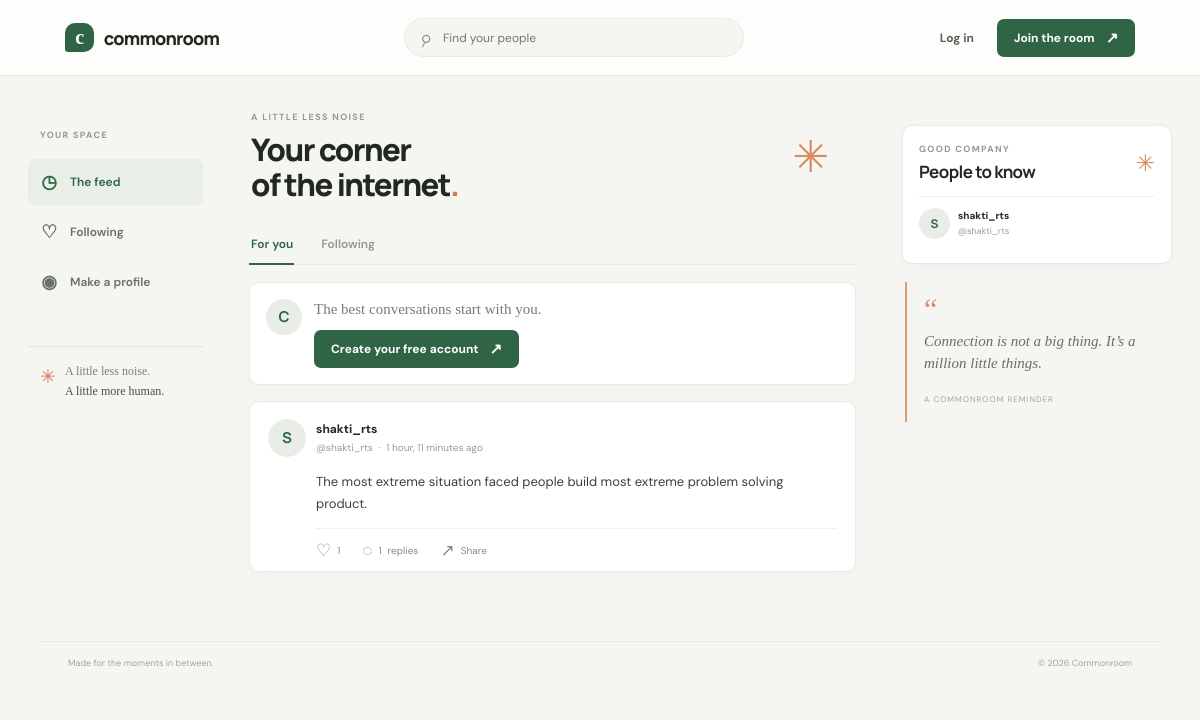
The page / on the database its author committed.
### network/models.py (models this page shows, shortened)
class Post(models.Model):
    author = models.ForeignKey(settings.AUTH_USER_MODEL, on_delete=models.CASCADE, related_name="posts")
    body = models.TextField(max_length=1000)
    image_url = models.URLField(blank=True)
    created_at = models.DateTimeField(auto_now_add=True, db_index=True)
    class Meta:
        ordering = ["-created_at"]

### network/views.py (the view, shortened to what this page needs)
# urls.py: path("", views.feed, name="feed"),
def feed(request):
    post_form = PostForm()
    search_query = request.GET.get("q", "").strip()
    posts = _posts_for(request.user)
    if request.GET.get("feed") == "following" and request.user.is_authenticated:
        following_ids = Follow.objects.filter(follower=request.user).values_list("followed_id", flat=True)
        posts = posts.filter(author_id__in=[*following_ids, request.user.id])
    if search_query:
        posts = posts.filter(
            Q(body__icontains=search_query) | Q(author__username__icontains=search_query)
        )
    suggested_users = User.objects.exclude(id=request.user.id if request.user.is_authenticated else None)
    if search_query:
        suggested_users = suggested_users.filter(
            Q(username__icontains=search_query)
            | Q(first_name__icontains=search_query)
            | Q(last_name__icontains=search_query)
        )
    if request.user.is_authenticated:
        already_following = Follow.objects.filter(follower=request.user, followed=OuterRef("pk"))
        suggested_users = suggested_users.annotate(is_following=Exists(already_following))
    suggested_users = suggested_users.select_related("profile").annotate(
        follower_count=Count("followers", distinct=True)
    ).order_by("-follower_count", "username")[:5]
    return render(request, "network/feed.html", {
        "posts": posts,
        "post_form": post_form,
        "suggested_users": suggested_users,
        "active_feed": request.GET.get("feed", "for-you"),
        "search_query": search_query,
    })

### network/forms.py
class PostForm(forms.ModelForm):
    class Meta:
        model = Post
        fields = ("body", "image_url")
        widgets = {
            "body": forms.Textarea(attrs={"rows": 3, "placeholder": "What’s happening in your world?"}),
            "image_url": forms.URLInput(attrs={"placeholder": "Optional image URL"}),
        }

### network/views.py (called while the page is built)
def _posts_for(user=None):
    posts = Post.objects.select_related("author", "author__profile").prefetch_related(
        Prefetch("comments", queryset=Comment.objects.select_related("author", "author__profile")),
    ).annotate(like_count=Count("likes", distinct=True), comment_count=Count("comments", distinct=True))
    if user and user.is_authenticated:
        posts = posts.annotate(
            liked_by_viewer=Exists(Like.objects.filter(post=OuterRef("pk"), user=user))
        )
    return posts

### network/templates/network/feed.html (shortened to what this page needs)
{% extends "network/base.html" %}
{% block content %}
<div class="layout-grid">
  <aside class="left-rail">
    <p class="eyebrow">YOUR SPACE</p>
    <a class="rail-link {% if active_feed != 'following' %}active{% endif %}" href="{% url 'feed' %}"><span>◷</span> The feed</a>
    <a class="rail-link {% if active_feed == 'following' %}active{% endif %}" href="{% url 'feed' %}?feed=following"><span>♡</span> Following</a>
    {% if user.is_authenticated %}<a class="rail-link" href="{% url 'profile' user.username %}"><span>◉</span> Your profile</a>{% else %}<a class="rail-link" href="{% url 'signup' %}"><span>◉</span> Make a profile</a>{% endif %}
    <div class="rail-note"><span class="note-star">✳</span><p>A little less noise.<br><strong>A little more human.</strong></p></div>
  </aside>
  <section class="feed-column">
    <div class="welcome-row"><div><p class="eyebrow">A LITTLE LESS NOISE</p><h1>Your corner<br>of the internet<span class="period">.</span></h1></div><span class="sun-doodle" aria-hidden="true">✳</span></div>
    <div class="feed-tabs"><a class="{% if active_feed != 'following' %}selected{% endif %}" href="{% url 'feed' %}">For you</a><a class="{% if active_feed == 'following' %}selected{% endif %}" href="{% url 'feed' %}?feed=following">Following</a><span class="tab-line"></span></div>
    <form class="composer card" method="post" action="{% url 'feed' %}">
      {% if user.is_authenticated %}
        <div class="avatar composer-avatar">{% if user.profile.avatar_url %}<img src="{{ user.profile.avatar_url }}" alt="">{% else %}{{ user.username|slice:":1"|upper }}{% endif %}</div>
        <div class="composer-content"><label class="sr-only" for="{{ post_form.body.id_for_label }}">Write a post</label>{{ post_form.body }}<div class="composer-bottom"><span class="composer-hint">A thought, a moment, a little something.</span><button class="button button-dark" type="submit">Share a thought <span>↗</span></button></div>
        {% if post_form.body.errors %}<p class="field-error">{{ post_form.body.errors|striptags }}</p>{% endif %}
        <details class="image-option"><summary>Add an image link</summary>{{ post_form.image_url }}</details>
        </div>
      {% else %}
        <div class="avatar composer-avatar">C</div><div class="composer-content"><p class="guest-prompt">The best conversations start with you.</p><a class="button button-dark" href="{% url 'signup' %}">Create your free account <span>↗</span></a></div>
      {% endif %}
    </form>
    <div class="post-list">
      {% for post in posts %}
        <article class="post-card card">
          <div class="post-head">
            <a class="avatar" href="{% url 'profile' post.author.username %}">{% if post.author.profile.avatar_url %}<img src="{{ post.author.profile.avatar_url }}" alt="">{% else %}{{ post.author.username|slice:":1"|upper }}{% endif %}</a>
            <div class="author-meta"><a href="{% url 'profile' post.author.username %}" class="author-name">{{ post.author.get_full_name|default:post.author.username }}</a><span>@{{ post.author.username }} <i>·</i> <time datetime="{{ post.created_at|date:'c' }}">{{ post.created_at|timesince }} ago</time></span></div>
          </div>
          <div class="post-copy">{{ post.body|linebreaksbr }}</div>
          <div class="post-actions">
            <form method="post" action="{% url 'toggle_like' post.id %}"><button class="action-button " type="submit" aria-label="{% if post.liked_by_viewer %}Unlike{% else %}Like{% endif %} post"><span>{% if post.liked_by_viewer %}♥{% else %}♡{% endif %}</span> {{ post.like_count }}</button></form>
            <button class="action-button comment-toggle" type="button" aria-expanded="false"><span>◌</span> {{ post.comment_count }} <span class="action-label">replies</span></button>
            <button class="action-button share-button" type="button" data-share-url="{{ request.scheme }}://{{ request.get_host }}{% url 'profile' post.author.username %}"><span>↗</span> <span class="action-label">Share</span></button>
          </div>
        </article>
      {% endfor %}
    </div>
  </section>
  <aside class="right-rail">
    <section class="community-card card"><div class="side-title"><div><p class="eyebrow">GOOD COMPANY</p><h2>People to know</h2></div><span>✳</span></div>
      {% for person in suggested_users %}
        <div class="suggestion"><a class="avatar avatar-small" href="{% url 'profile' person.username %}">{% if person.profile.avatar_url %}<img src="{{ person.profile.avatar_url }}" alt="">{% else %}{{ person.username|slice:":1"|upper }}{% endif %}</a><div class="suggestion-meta"><a href="{% url 'profile' person.username %}">{{ person.get_full_name|default:person.username }}</a><span>@{{ person.username }}</span></div>
        </div>
      {% empty %}<p class="side-empty">New faces will show up here soon.</p>{% endfor %}
    </section>
    <div class="quote-card"><span>“</span><p>Connection is not a big thing. It’s a million little things.</p><small>A COMMONROOM REMINDER</small></div>
  </aside>
</div>
{% endblock %}

### network/templates/network/base.html (shortened to what this page needs)
{% load static %}
<!doctype html>
<html lang="en">
<head>
  <link rel="stylesheet" href="{% static 'network/styles.css' %}">
</head>
<body>
  <header class="topbar">
    <a class="brand" href="{% url 'feed' %}" aria-label="Commonroom home"><span class="brand-mark">c</span><span>commonroom</span></a>
    <form class="search-box" action="{% url 'feed' %}" method="get">
      <span aria-hidden="true">⌕</span><input name="q" value="{{ search_query }}" placeholder="Find your people" aria-label="Search the community">
    </form>
    <nav class="top-actions" aria-label="Account">
      {% if user.is_authenticated %}
        <a class="button button-quiet desktop-link" href="{% url 'profile' user.username %}">My profile</a>
        <form action="{% url 'logout' %}" method="post">{% csrf_token %}<button class="button button-quiet" type="submit">Log out</button></form>
        <a class="avatar avatar-small" href="{% url 'profile' user.username %}">{{ user.username|slice:":1"|upper }}</a>
      {% else %}
        <a class="button button-quiet" href="{% url 'login' %}">Log in</a><a class="button button-dark" href="{% url 'signup' %}">Join the room <span>↗</span></a>
      {% endif %}
    </nav>
  </header>
  <main class="page-shell">{% block content %}{% endblock %}</main>
  <footer class="site-footer"><span>Made for the moments in between.</span><span>© {% now "Y" %} Commonroom</span></footer>
</body>
</html>

### rows shown on the page
Post: author.username "S", author.get_full_name "shakti_rts", author.username "shakti_rts", created_at "1 hour, 11 minutes", body "The most extreme situation faced people build most extreme problem solving product.", like_count "1", comment_count "1"

### other values the page prints
{{ person.username|slice:":1"|upper }} "S"
{{ person.get_full_name|default:person.username }} "shakti_rts"
{{ person.username }} "shakti_rts"
